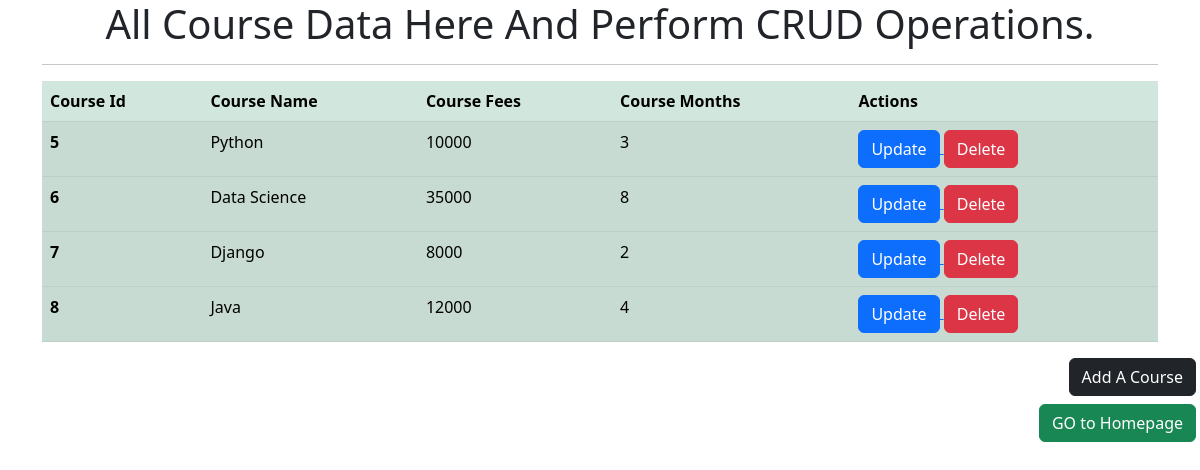
Page /show_courses on the committed database.
### student_app/models.py (models this page shows, shortened)
class Course(models.Model):
    course_name = models.CharField(max_length=30)
    fees = models.IntegerField(default=True)
    duration = models.IntegerField(default=True)

### student_app/views.py (the view)
# urls.py: path('show_courses',views.show_courses,name='show_courses'),
def show_courses(request):
    course = Course.objects.all()
    return render(request,'show_courses.html',{'course':course,})

### templates/show_courses.html (shortened to what this page needs)
<!DOCTYPE html>
<html lang="en">
<head>
    <link href="https://cdn.jsdelivr.net/npm/bootstrap@5.3.0-alpha1/dist/css/bootstrap.min.css" rel="stylesheet">
</head>
<body>
   <div class="container">
    <h1 class="text-center " >All Course  Data Here And Perform CRUD Operations.</h1>
    <hr>
    <table class="table table-success table-striped">
        <thead>
          <tr>
            <th scope="col">Course Id</th>
            <th scope="col">Course Name</th>
            <th scope="col">Course Fees</th>
            <th scope="col">Course Months</th>
            <th scope="col" >Actions</th>
          </tr>
        </thead>
        {% for crs in course %}
        <tbody>
          <tr>
            <th scope="row">{{crs.id}}</th>
            <td>{{crs.course_name}}</td>
            <td>{{crs.fees}}</td>
            <td>{{crs.duration}}</td>
            <td>
                <a href="/update_course/{{crs.id}}"> <button class=" btn btn-primary" >Update</button> </a>
                <a href="/delete_course/{{crs.id}}"> <button class=" btn btn-danger" >Delete</button> </a>
            </td>
          </tr>
        </tbody>
        {% endfor %}
      </table>
  </div>
  <div class="text-end px-1 mb-2">
    <a class="btn btn-dark  " href="/add_course" role="button">Add A Course</a>
  </div>
  <div class="text-end px-1">
    <a class="btn btn-success  " href="/" role="button">GO to Homepage</a>
  </div>
</body>
</html>

### rows in the picture
Course: id "5", course_name "Python", fees "10000", duration "3"
Course: id "6", course_name "Data Science", fees "35000", duration "8"
Course: id "7", course_name "Django", fees "8000", duration "2"
Course: id "8", course_name "Java", fees "12000", duration "4"
